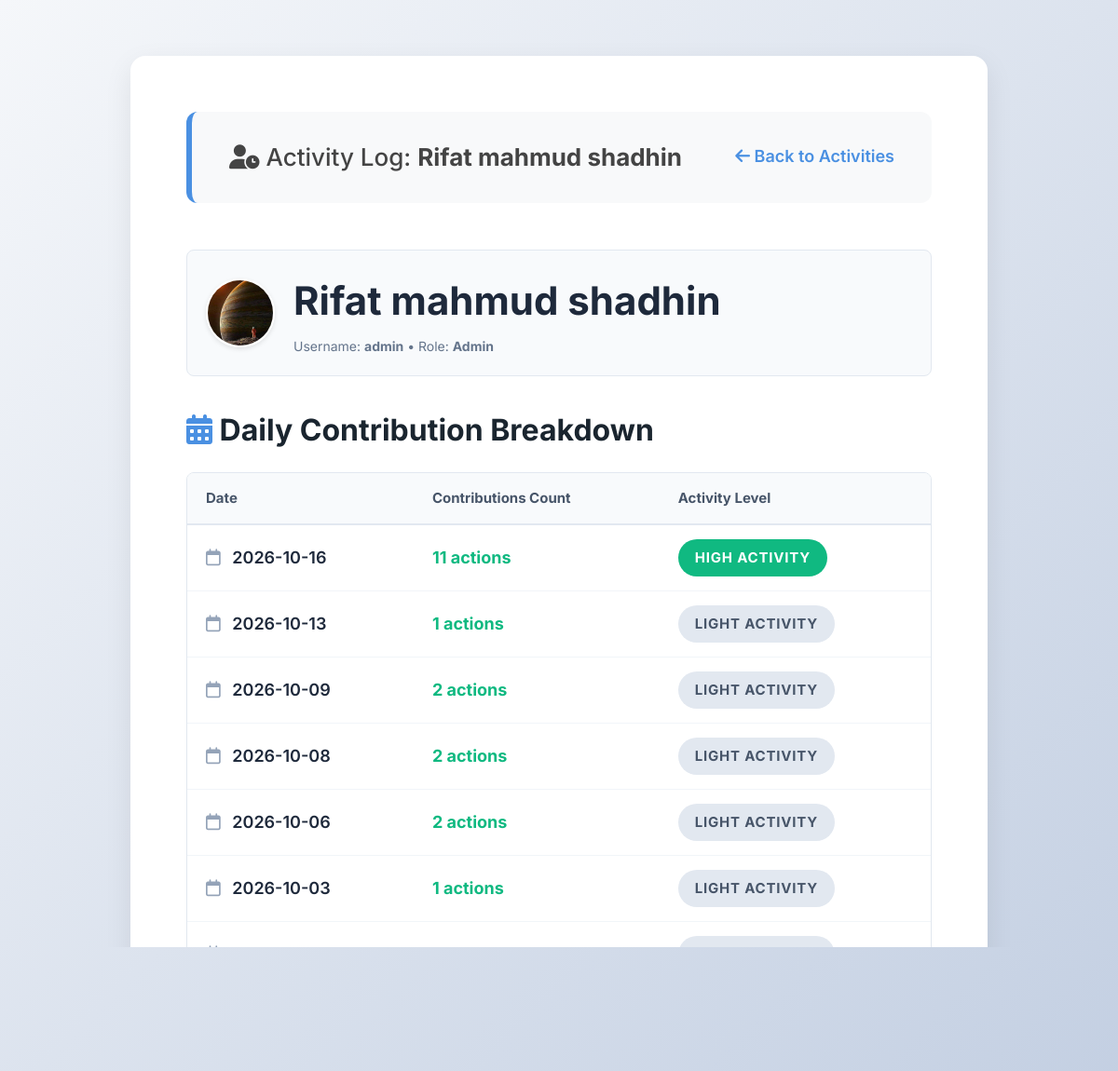
The page /admin/user/1/activities (signed in) on the database its author committed.
### tables this page shows
CREATE TABLE users (
            id INTEGER PRIMARY KEY AUTOINCREMENT,
            username TEXT UNIQUE NOT NULL,
            password TEXT NOT NULL,
            role TEXT NOT NULL
        , full_name TEXT DEFAULT '', profile_image TEXT DEFAULT 'default.png');

CREATE TABLE activities (
            user_id INTEGER,
            date TEXT,
            count INTEGER DEFAULT 1,
            PRIMARY KEY (user_id, date)
        );

### app.py (the view)
@app.route('/admin/user/<int:user_id>/activities')
def user_activity_detail(user_id):
    if session.get('role') != 'admin':
        return "Access Denied.", 403
    conn = get_db_connection()
    user = conn.execute('SELECT * FROM users WHERE id = ?', (user_id,)).fetchone()
    activities = conn.execute('SELECT date, count FROM activities WHERE user_id = ? ORDER BY date DESC', (user_id,)).fetchall()
    conn.close()
    return render_template('user_activity_detail.html', user=user, activities=activities, role=session.get('role'))

### app.py (called while the page is built)
def get_db_connection():
    conn = sqlite3.connect('project_manager.db', timeout=10.0)
    conn.row_factory = sqlite3.Row
    return conn

### templates/user_activity_detail.html (shortened to what this page needs)
<!DOCTYPE html>
<html>
<head>
    <link rel="stylesheet" href="https://cdnjs.cloudflare.com/ajax/libs/font-awesome/6.4.0/css/all.min.css">
    <link rel="stylesheet" href="{{ url_for('static', filename='style.css') }}">
</head>
<body>
    <div class="container" style="max-width: 800px;">
        <div class="nav-bar">
            <span><i class="fas fa-user-clock"></i> Activity Log: <strong>{{ user.full_name or user.username }}</strong></span>
            <a href="{{ url_for('admin_activities') }}" style="color: #4a90e2; font-weight: 600; text-decoration: none;">
                <i class="fas fa-arrow-left"></i> Back to Activities
            </a>
        </div>
        <div style="background: #f8fafc; border: 1px solid #e2e8f0; border-radius: 8px; padding: 20px; margin-bottom: 30px; display: flex; align-items: center; gap: 20px;">
            <img src="{{ url_for('static', filename='uploads/' + user.profile_image) }}" style="width: 70px; height: 70px; border-radius: 50%; object-fit: cover; border: 2px solid #fff; box-shadow: 0 2px 5px rgba(0,0,0,0.1);">
            <div>
                <h2 style="margin: 0 0 5px 0; color: #1e293b;">{{ user.full_name or user.username }}</h2>
                <p style="margin: 0; color: #64748b; font-size: 14px;">Username: <strong>{{ user.username }}</strong> &bull; Role: <strong>{{ user.role | capitalize }}</strong></p>
            </div>
        </div>
        <h3 style="margin-bottom: 20px;"><i class="fas fa-calendar-alt" style="color: #4a90e2;"></i> Daily Contribution Breakdown</h3>
        <div style="background: #ffffff; border: 1px solid #e2e8f0; border-radius: 8px; overflow: hidden; box-shadow: 0 2px 4px rgba(0,0,0,0.02);">
            <table style="width: 100%; border-collapse: collapse; text-align: left;">
                <thead>
                    <tr style="background: #f8fafc; border-bottom: 2px solid #e2e8f0; color: #475569; font-size: 15px;">
                        <th style="padding: 15px 20px;">Date</th>
                        <th style="padding: 15px 20px;">Contributions Count</th>
                        <th style="padding: 15px 20px;">Activity Level</th>
                    </tr>
                </thead>
                <tbody>
                    {% for act in activities %}
                    <tr style="border-bottom: 1px solid #f1f5f9;">
                        <td style="padding: 15px 20px; font-weight: 600; color: #1e293b;">
                            <i class="far fa-calendar" style="color: #94a3b8; margin-right: 8px;"></i> {{ act.date }}
                        </td>
                        <td style="padding: 15px 20px; font-weight: 700; color: #10b981;">
                            {{ act.count }} actions
                        </td>
                        <td style="padding: 15px 20px;">
                            {% if act.count >= 7 %}
                                <span class="badge badge-green" style="margin:0;">High Activity</span>
                            {% elif act.count >= 3 %}
                                <span class="badge badge-blue" style="margin:0;">Moderate Activity</span>
                            {% else %}
                                <span class="badge" style="background:#e2e8f0; color:#475569; margin:0;">Light Activity</span>
                            {% endif %}
                        </td>
                    </tr>
                    {% else %}
                    <tr>
                        <td colspan="3" style="padding: 30px; text-align: center; color: #94a3b8; font-style: italic;">
                            No recorded activity contributions for this user yet.
                        </td>
                    </tr>
                    {% endfor %}
                </tbody>
            </table>
        </div>
    </div>
</body>
</html>

### static/style.css (style rules this page uses)
body { font-family: 'Inter', sans-serif; background: linear-gradient(135deg, #f5f7fa 0%, #c3cfe2 100%); background-attachment: fixed; color: #333; line-height: 1.6; margin: 0; padding: 40px 20px; font-size: 18px; }
h2 { font-size: 42px; color: #1a252f; font-weight: 700; margin-bottom: 30px; }
h3 { font-size: 32px; color: #1a252f; font-weight: 700; }
.container { width: 95%; max-width: 1400px; margin: 20px auto; background: #ffffff; padding: 60px; border-radius: 16px; box-shadow: 0 10px 30px rgba(0,0,0,0.08); }
.container h2, .container h2 i { color: #4a90e2; }
.nav-bar { display: flex; justify-content: space-between; align-items: center; background-color: #f8f9fa; padding: 28px 40px; border-radius: 12px; margin-bottom: 50px; border-left: 6px solid #4a90e2; }
.nav-bar span { font-size: 26px; font-weight: 500; color: #444; }
.badge { padding: 8px 18px; border-radius: 20px; font-size: 15px; font-weight: 700; color: white; display: inline-block; margin-left: 12px; text-transform: uppercase; letter-spacing: 0.8px; }
.badge-green { background-color: #10b981; }

### rows shown on the page
users: full_name "Rifat mahmud shadhin", profile_image (placeholder picture), username "admin", role "Admin"
activities: date "2026-10-16", count "11", shows "HIGH ACTIVITY"
activities: date "2026-10-13", count "1", shows "LIGHT ACTIVITY"
activities: date "2026-10-09", count "2", shows "LIGHT ACTIVITY"
activities: date "2026-10-08", count "2", shows "LIGHT ACTIVITY"
activities: date "2026-10-06", count "2", shows "LIGHT ACTIVITY"
activities: date "2026-10-03", count "1", shows "LIGHT ACTIVITY"
activities: date "2026-10-02", count "2"
